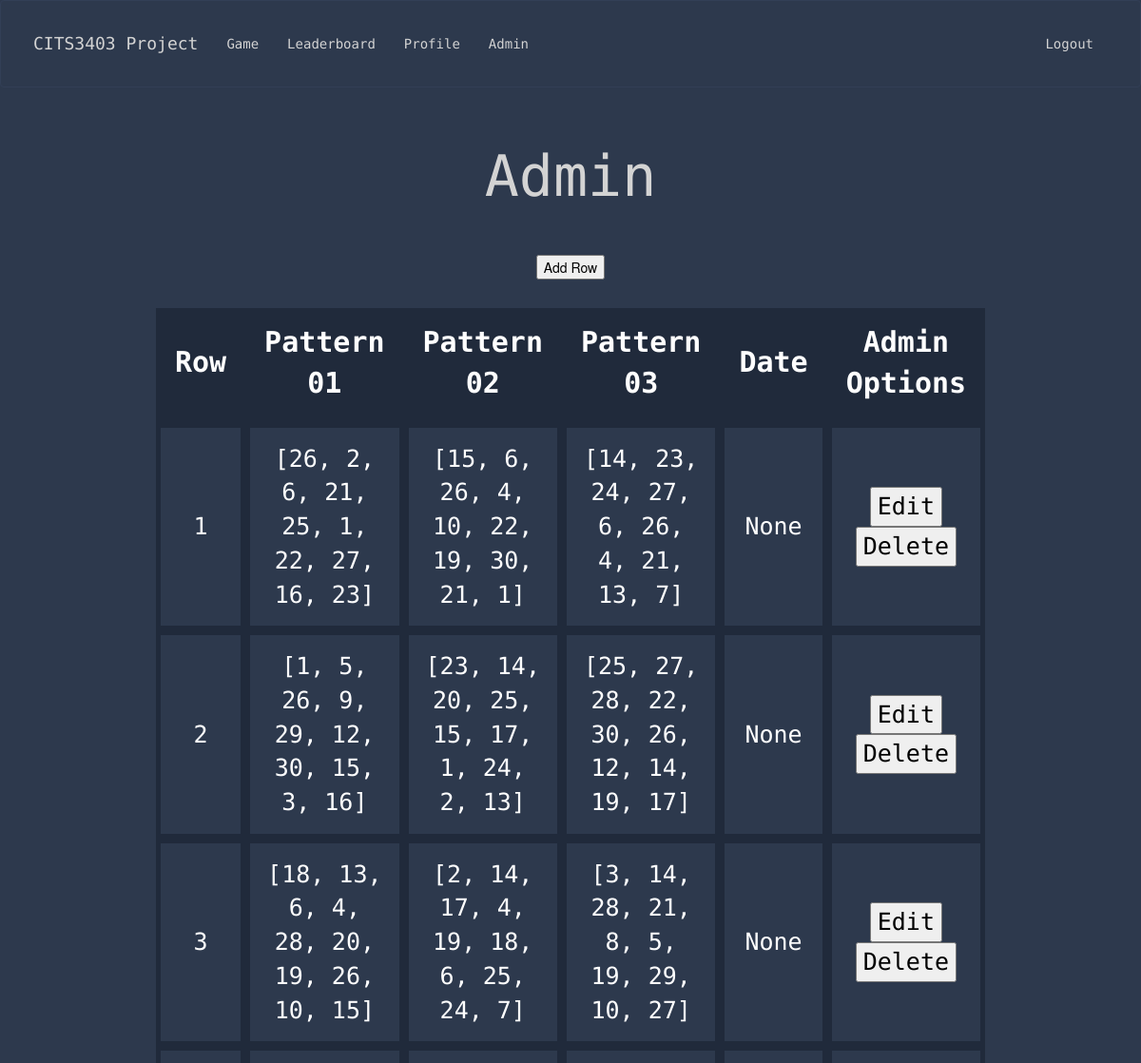
Page /admin (signed in, upper part) on the earlier database version.
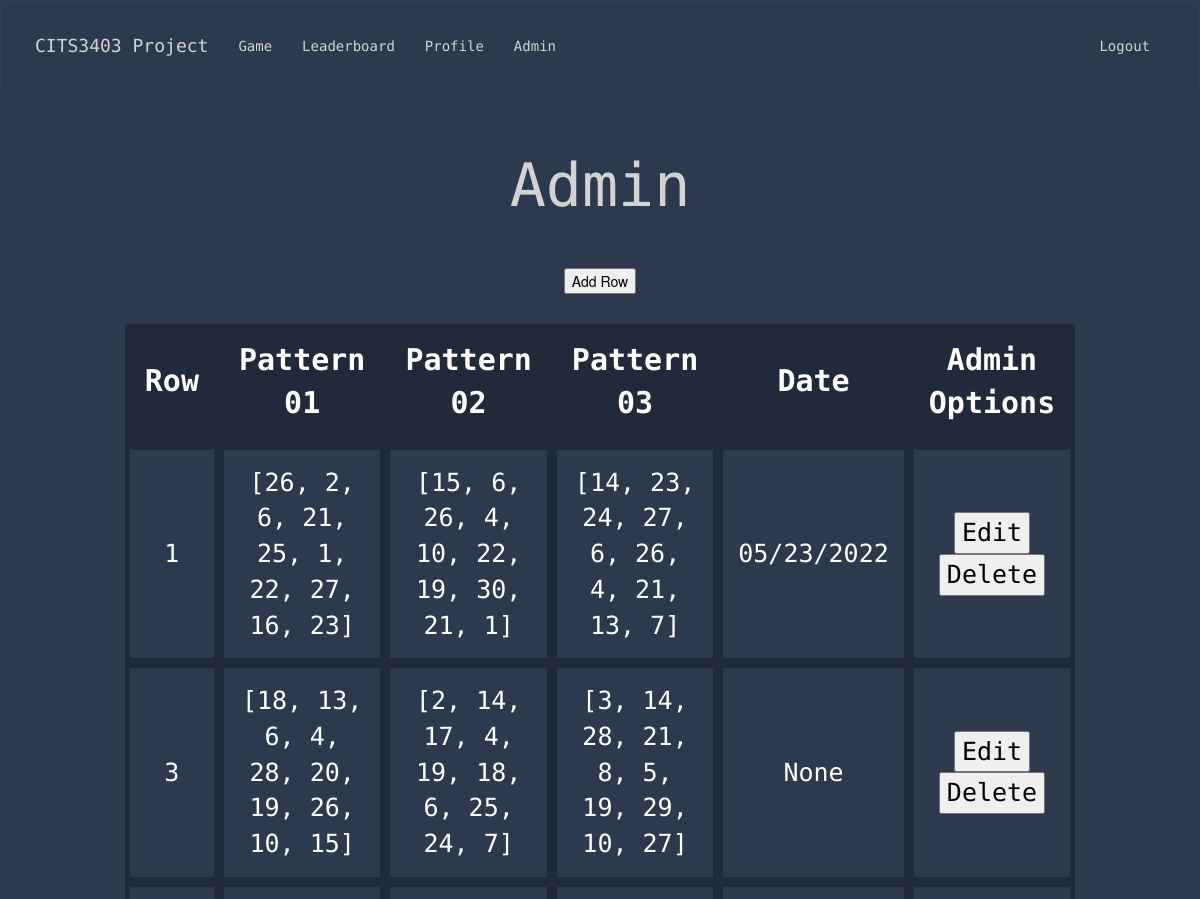
Same page on the later database version.
### app/models.py (models this page shows)
class Puzzle(db.Model):
    id = db.Column(db.Integer, primary_key=True)
    puzzle01 = db.Column(db.String(64))
    puzzle02 = db.Column(db.String(64))
    puzzle03 = db.Column(db.String(64))
    date = db.Column(db.String)

### app/routes.py (the view)
@app.route('/admin')
@login_required
def admin():
    id = current_user.id
    if id == 4:
        all_puzzles = Puzzle.query.all()
        return render_template('admin.html', title='Admin', puzzles = all_puzzles)
    else:
        flash("You are not authorized to access this page")
        return redirect(url_for('index'))

### app/models.py (called while the page is built)
    @login.user_loader
    def load_user(id):
        return User.query.get(int(id))

### app/templates/admin.html (shortened to what this page needs)
{% extends "base.html" %}
{% block content %}
<body>
    <h1>Admin</h1>
    <form action = "/update_puzzle", methods = "post">
        <button id = 'addData' type = 'button' type ='submit' onclick ='insertPattern()'> Add Row </button>
    </form>
      <table >
        <thead>
            <tr>
                <th> Row </th>
                <th> Pattern 01 </th>
                <th> Pattern 02 </th>
                <th> Pattern 03 </th>
                <th> Date </th>
                <th> Admin Options </th>
            </tr>
        </thead>
        <tbody>
            {% for puzzle in puzzles %}
                <tr>
                    <td> {{ puzzle.id }} </td>
                    <td> {{ puzzle.puzzle01 }} </td>
                    <td> {{ puzzle.puzzle02 }} </td>
                    <td> {{ puzzle.puzzle03 }}</td>
                    <td> {{ puzzle.date}} </td>
                    <td>
                        <button onclick = 'openDateEditor({{puzzle.id}})'data-toggle="modal" data-target="#myModal">Edit</button>
                        <button onclick = 'delRow({{puzzle.id}})'> Delete </button>
                    </td>
                </tr>
            {% endfor %}
        </tbody>
    </table>
</body>
{% endblock %}

Differences in the rows shown:
removed Puzzle: id "2", puzzle01 "[1, 5, 26, 9, 29, 12, 30, 15, 3, 16]", puzzle02 "[23, 14, 20, 25, 15, 17, 1, 24, 2, 13]", puzzle03 "[25, 27, 28, 22, 30, 26, 12, 14, 19, 17]", date "None"
changed Puzzle id 1: date "None" → "05/23/2022"
